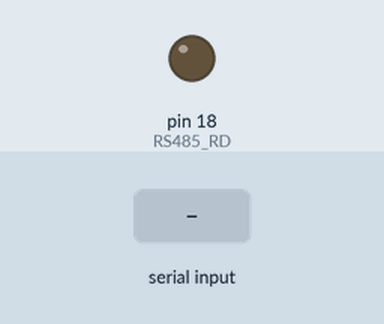
This sketch was run on a simulated Arduino Mega 2560, built with avr-gcc and run on an emulated ATmega2560. On the bench: output pins drawn as LEDs (lit = HIGH). The test bench sets the inputs (shaded band).

Above: at 1.2 s.
1.3 s: "90,45\n" received over the second serial link
At 2.4 s:
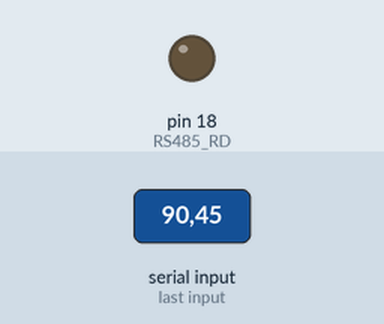
2.8 s: "30,150\n" received over the second serial link
At 3.6 s:
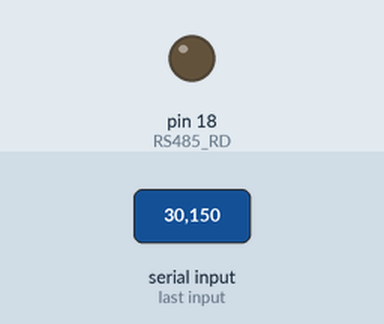
Timing chart, 0 to 5.8 s (numbered marks = the images above; inputs shaded):
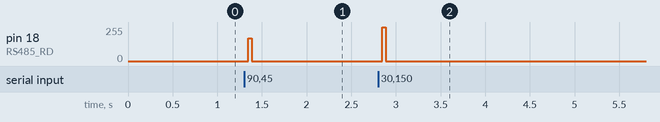

The sketch:

DNMEB50_RS485_Receiving_Sending_DEMO.pde
```cpp
//Author: eletechsup
//More information welcome to : http://www.485io.com
//Arduino 0022
//for Arduino MEGA2560 R3
//RS485 receiving and sending test.
//Enter one Arabic numerals, return one Arabic numerals

const int RS485_RD =18;


int incomingByte = 0; // for incoming serial data

void setup() {
  Serial2.begin(9600); // opens serial port, sets data rate to 9600 bps
   pinMode(RS485_RD, OUTPUT);
   digitalWrite(RS485_RD, LOW); //Set RS485 to Read
}

void loop() {
  // send data only when you receive data:
  if (Serial2.available() > 0) {
    // read the incoming byte:
    incomingByte = Serial2.read();
   digitalWrite(RS485_RD, HIGH); //Set RS485 to Write
    // say what you got:
    Serial2.print("I received: ");
    Serial2.println(incomingByte-48);
    delay(2);
    digitalWrite(RS485_RD, LOW); //Set RS485 to Read
  }

}
```

Measured:
- after the input at 1.3 s, pin 18 (RS485_RD): 0/255 → 170/255 after 0.05 s, → 0/255 0.04 s later
- after the input at 2.8 s, pin 18 (RS485_RD): 0/255 → 254/255 after 0.05 s, → 0/255 0.04 s later
